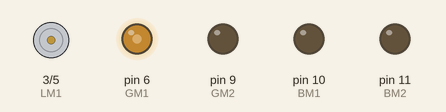
The sketch below on a simulated Arduino Uno, built with avr-gcc and run on an emulated ATmega328P. On the bench: motor-driver pin pairs drawn as motors (green arrow = first pin HIGH = forward, orange = second pin HIGH = backward, longer = more drive), output pins drawn as LEDs (lit = HIGH).

Above: at 0.05 s.
At 3.1 s:
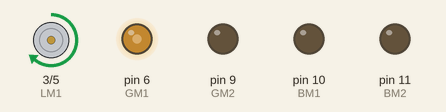
At 4.65 s:
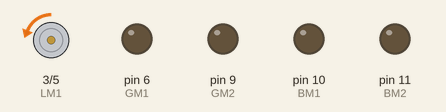
At 6.2 s:
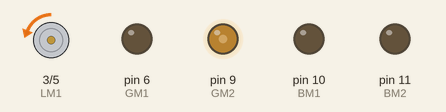
Timing chart, 0 to 8.1 s (numbered marks = the images above):
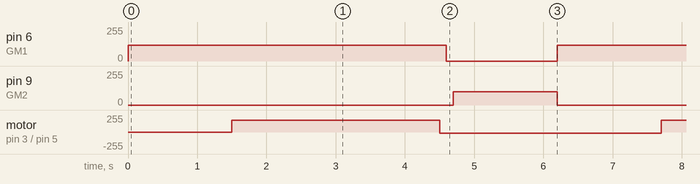

The sketch:

pick_place.ino
```cpp
int LM1 = 3;      // left sensor
int LM2 = 5;      // right sensor
int GM1 = 6;       // left motor
int GM2 = 9;       // left motor
int BM1 = 10;       // right motor
int BM2 = 11;      // right motor
int i=0;
void setup()
{
  pinMode(LM1, OUTPUT);
  pinMode(LM2, OUTPUT);
  pinMode(GM1, OUTPUT);
  pinMode(GM2, OUTPUT);
  pinMode(BM1, OUTPUT);
  pinMode(BM2, OUTPUT);

}
void loop()
{ analogWrite(GM1,120);     //close Grip
  analogWrite(GM2,LOW);
  delay(1500);
   analogWrite(LM1,180);     //upward object
   analogWrite(LM2,LOW);
   delay(3000);
   analogWrite(LM1,LOW);     //downward object
   analogWrite(LM2,20);
   delay(100);
   analogWrite(GM1,LOW);     //hold object
   analogWrite(GM2,LOW);
   delay(100);
  analogWrite(GM1,LOW);     //open Grip
  analogWrite(GM2 ,100);
 delay(1500);
   analogWrite(GM1,LOW);
   analogWrite(GM2,LOW);
 }
```

Measured:
- by itself, pin 6 (GM1): alternates 120/255 for 4.6 s and 0/255 for 1.6 s
- by itself, pin 9 (GM2): alternates 100/255 for 1.5 s and 0/255 for 4.7 s
- by itself, motor on pin 3 (LM1) / pin 5 (LM2): alternates forward 180/255 for 3.0 s and backward 20/255 for 3.2 s
